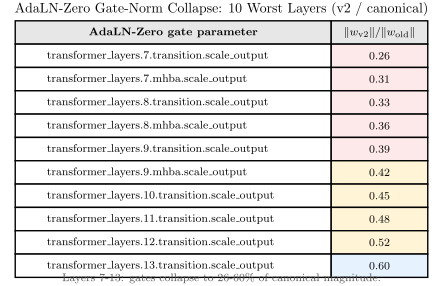

This chart was generated by the following Python code:
# P11_v1: AdaLN-Zero gate-norm collapse — matplotlib.table rendering
# Visualizes: F5 / E009 / E015 (Table format)
# DATA: inline from content_masterarbeit.md F5 table (lines 415-426)
import sys
from pathlib import Path
sys.path.insert(0, str(Path(__file__).parent.parent))
from plot_utils import figsize
import matplotlib.pyplot as plt

fig, ax = plt.subplots(figsize=figsize(0.9, ratio=0.55))
ax.axis("off")

# 10 worst-affected layers
rows = [
    ["transformer\\_layers.7.transition.scale\\_output", "0.26"],
    ["transformer\\_layers.7.mhba.scale\\_output",        "0.31"],
    ["transformer\\_layers.8.transition.scale\\_output", "0.33"],
    ["transformer\\_layers.8.mhba.scale\\_output",        "0.36"],
    ["transformer\\_layers.9.transition.scale\\_output", "0.39"],
    ["transformer\\_layers.9.mhba.scale\\_output",        "0.42"],
    ["transformer\\_layers.10.transition.scale\\_output","0.45"],
    ["transformer\\_layers.11.transition.scale\\_output","0.48"],
    ["transformer\\_layers.12.transition.scale\\_output","0.52"],
    ["transformer\\_layers.13.transition.scale\\_output","0.60"],
]
headers = ["AdaLN-Zero gate parameter", "$\\|w_{\\mathrm{v2}}\\| / \\|w_{\\mathrm{old}}\\|$"]
tbl = ax.table(cellText=rows, colLabels=headers, loc="center", cellLoc="left",
               colWidths=[0.72, 0.22])
tbl.auto_set_font_size(False)
tbl.set_fontsize(8.5)
tbl.scale(1, 1.4)

for j in range(2):
    tbl[0, j].set_facecolor("#e7e7e7")
    tbl[0, j].set_text_props(weight="bold")

# Color-code ratio cells by severity
for i, row in enumerate(rows, start=1):
    r = float(row[1])
    color = "#fde9e9" if r < 0.40 else ("#fff4d6" if r < 0.55 else "#e6f3ff")
    tbl[i, 1].set_facecolor(color)
    tbl[i, 1].set_text_props(ha="center")

ax.set_title("AdaLN-Zero Gate-Norm Collapse: 10 Worst Layers (v2 / canonical)",
             fontsize=10, pad=12)

# Footer
ax.text(0.5, -0.05, "Layers 7-13: gates collapse to 26-60\\% of canonical magnitude.",
        ha="center", fontsize=8, color="#555", transform=ax.transAxes)

fig.savefig(Path(__file__).with_suffix(".pdf"))
